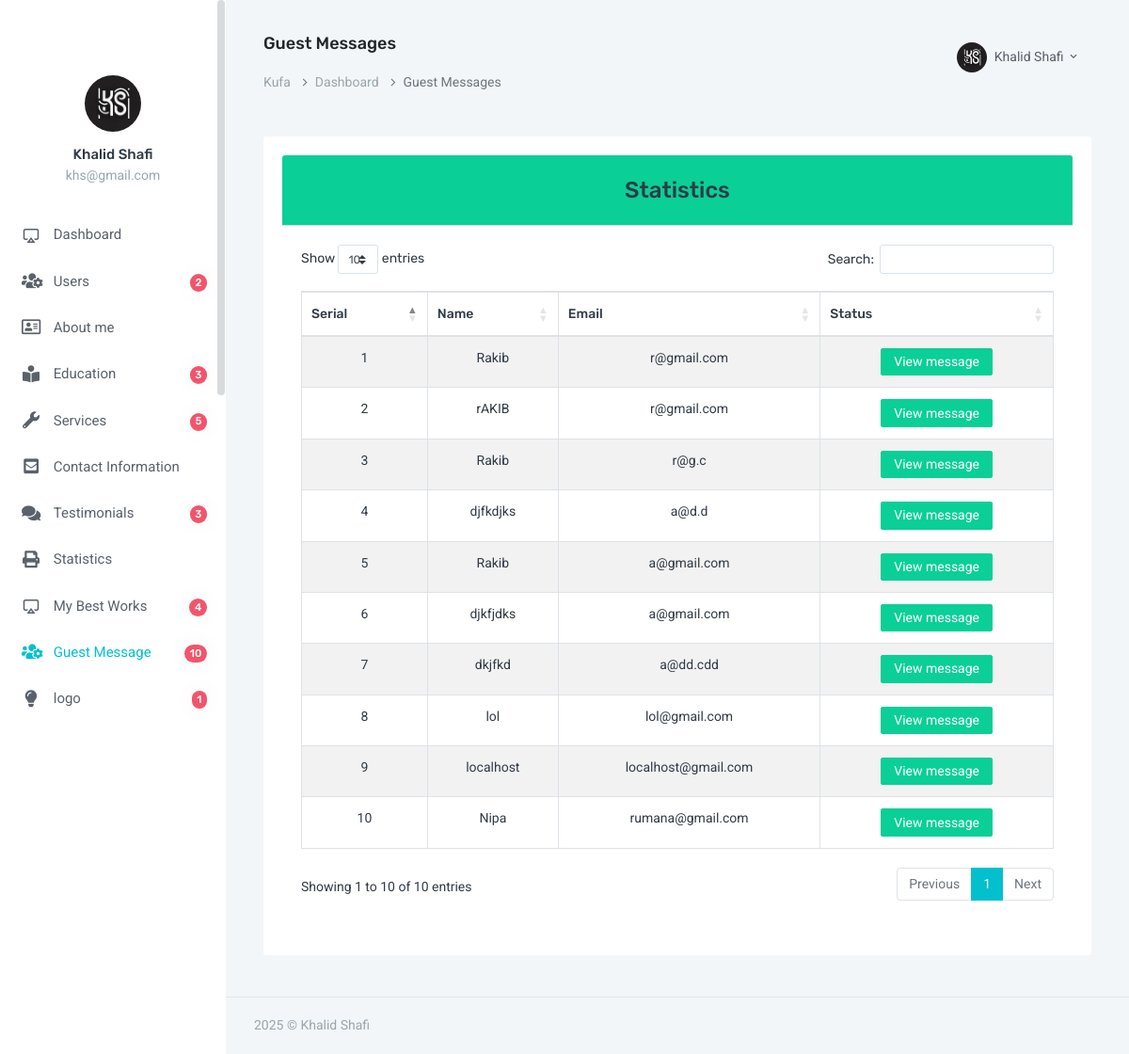
Page /admin/all_guest_message.php (signed in) on the committed database.
### tables this page shows
CREATE TABLE `users` (
  `id` int(3) NOT NULL,
  `fname` varchar(100) NOT NULL,
  `email` varchar(100) NOT NULL,
  `password` varchar(255) NOT NULL,
  `status` int(1) NOT NULL DEFAULT 1,
  `photo` varchar(100) NOT NULL DEFAULT 'default.png'
);

CREATE TABLE `guest_messages` (
  `id` int(11) NOT NULL,
  `name` varchar(100) NOT NULL,
  `email` varchar(80) NOT NULL,
  `message` text NOT NULL,
  `status` int(11) NOT NULL DEFAULT 1
);

### admin/all_guest_message.php (the view, shortened to what this page needs)
<?php
$title = "Guest Messages";
require_once "header.php";
require_once "db.php";
$result = $dbcon -> query('SELECT * FROM guest_messages');
?>
<div class="card text-dark mb-3">
		<div class="card-header bg-success text-center"><h3>Statistics</h3></div>
		  <div class="card-body">
						<table id="example" class="table table-bordered table-striped text-center mx-auto" >
							<thead>
								<tr>
									<th>Serial</th>
									<th>Name</th>
									<th>Email</th>
									<th>Status</th>
								</tr>
							</thead>
							<tbody>
							<?php
							$serial = 1;
							foreach($result as $row){ ?>
								<tr class="<?=$row['status']==1?'bg-info':''?>">
									<td><?=$serial++?></td>
									<td><?=$row['name']?></td>
									<td><?=$row['email']?></td>
									<td>
										<div class="btn-group">
											<a class="btn btn-sm btn-success" href="view.php?id=<?=base64_encode($row['id'])?>">View message</a>
										</div>
									</td>
								</tr>
							<?php } ?>
							</tbody>
						</table>
					</div>
				</div>
<?php
    require_once "footer.php";
?>

### admin/header.php (shortened to what this page needs)
<?php require_once "db.php"; ?>
<!doctype html>
<html lang="en">
<head>
        <link rel="stylesheet" href="https://cdnjs.cloudflare.com/ajax/libs/twitter-bootstrap/4.1.3/css/bootstrap.css">
        <link rel="stylesheet" href="https://cdn.datatables.net/1.10.20/css/dataTables.bootstrap4.min.css">
        <link href="assets/css/bootstrap.min.css" rel="stylesheet" type="text/css" />
        <link href="assets/css/icons.css" rel="stylesheet" type="text/css" />
        <link rel="stylesheet" href="../front_end_assets/css/fontawesome-all.min.css">
        <link href="assets/css/metismenu.min.css" rel="stylesheet" type="text/css" />
        <link href="assets/css/style.css" rel="stylesheet" type="text/css" />
    </head>
    <body>
        <div id="wrapper">
            <div class="left side-menu">
                <div class="slimscroll-menu" id="remove-scroll">
                    <div class="user-box">
                        <div class="user-img">
                <?php
                    $email_for_photo = $_SESSION['user_email'];
                    $query_for_photo = $dbcon->query( "SELECT photo FROM users WHERE email='$email_for_photo'");
                    $photo_from_db   = $query_for_photo -> fetch_assoc();
                 ?>
                            <img src="image/users/<?=$photo_from_db['photo']?>" alt="user-img" title="Mat Helme" class="rounded-circle img-fluid">
                        </div>
                        <h5><a href="#"><?= $_SESSION['user_name']?></a> </h5>
                        <p class="text-muted"><?=$_SESSION['user_email']?></p>
                    </div>
                    <div id="sidebar-menu">
                        <ul class="metismenu" id="side-menu">
                            <li>
                                <a href="index.php">
                                    <i class="fi-air-play"></i> <span> Dashboard </span>
                                </a>
                            </li>
                            <li>
                                <a href="users.php"><i class="fas fa-users-cog"></i>
                                    <span class="badge badge-danger badge-pill float-right">
                                        <?php
                                        $result = $dbcon->query("SELECT COUNT(*) AS total_users FROM users");
                                        $row = $result->fetch_assoc();
                                        echo $row['total_users'];
                                        ?>
                                    </span>
                                    <span> Users </span>
                                </a>
                            </li>
                            <li>
                                <a href="javascript: void(0);"><i class="far fa-address-card"></i>  <span> About me </span></a>
                            </li>
                            <li>
                                <a href="javascript: void(0);"><i class="fas fa-book-reader"></i>
                                    <span class="badge badge-danger badge-pill float-right">
                                        <?php
                                        $education_result = $dbcon->query("SELECT COUNT(*) AS total_field FROM education_informations");
                                        $education_row = $education_result->fetch_assoc();
                                        echo $education_row['total_field'];
                                        ?>
                                    </span>
                                <span> Education </span></a>
                            </li>
                            <li>
                                <a href="javascript: void(0);"><i class="fas fa-wrench"></i>
                                    <span class="badge badge-danger badge-pill float-right">
                                        <?php
                                        $services_result = $dbcon->query("SELECT COUNT(*) AS total_field FROM services");
                                        $services_row = $services_result->fetch_assoc();
                                        echo $services_row['total_field'];
                                        ?>
                                    </span>
                                    <span> Services </span></a>
                            </li>
                            <li>
                                <a href="javascript: void(0);"><i class="fas fa-envelope-square"></i> <span> Contact Information</span></a>
                            </li>
                            <li>
                                <a href="javascript: void(0);"><i class="fas fa-comments"></i>
                                    <span class="badge badge-danger badge-pill float-right">
                                        <?php
                                        $testimonial_result = $dbcon->query("SELECT COUNT(*) AS total_field FROM testimonials");
                                        $testimonial_row = $testimonial_result->fetch_assoc();
                                        echo $testimonial_row['total_field'];
                                        ?>
                                    </span>
                                    <span> Testimonials</span></a>
                            </li>
                            <li>
                                <a href="javascript: void(0);"><i class="fas fa-print"></i><span> Statistics</span></a>
                            </li>
                            <li>
                                <a href="javascript: void(0);"><i class="fi-air-play"></i>
                                    <span class="badge badge-danger badge-pill float-right">
                                        <?php
                                        $best_works_result = $dbcon->query("SELECT COUNT(*) AS total_field FROM my_best_works");
                                        $best_works_row = $best_works_result->fetch_assoc();
                                        echo $best_works_row['total_field'];
                                        ?>
                                    </span>
                                    <span> My Best Works</span></a>
                            </li>
                            <li>
                                <a href="all_guest_message.php">
                                    <i class="fas fa-users-cog"></i>
                                    <span class="badge badge-danger badge-pill float-right">
                                        <?php
                                        $guest_message_result = $dbcon->query("SELECT COUNT(*) AS total_field FROM guest_messages");
                                        $guest_message_row = $guest_message_result->fetch_assoc();
                                        echo $guest_message_row['total_field'];
                                        ?>
                                    </span>
                                     <span> Guest Message</span>
                                </a>
                            </li>
                            <li>
                                <a href="javascript: void(0);"><i class="fas fa-lightbulb"></i>
                                    <span class="badge badge-danger badge-pill float-right">
                                        <?php
                                        $logo_result = $dbcon->query("SELECT COUNT(*) AS total_field FROM logo");
                                        $logo_row = $logo_result->fetch_assoc();
                                        echo $logo_row['total_field'];
                                        ?>
                                    </span>
                                    <span> logo</span></a>
                            </li>
                        </ul>
                    </div>
                </div>
            </div>
            <div class="content-page">
                <div class="topbar">
                    <nav class="navbar-custom">
                        <ul class="list-unstyled topbar-right-menu float-right mb-0">
                            <li class="dropdown notification-list">
                                <a class="nav-link dropdown-toggle nav-user" data-toggle="dropdown" href="#" role="button"
                                   aria-haspopup="false" aria-expanded="false">
                                    <img src="image/users/<?=$photo_from_db['photo']?>" alt="user" class="rounded-circle"> <span class="ml-1"><?=$_SESSION['user_name']?> <i class="mdi mdi-chevron-down"></i> </span>
                                </a>
                            </li>
                        </ul>
                        <ul class="list-inline menu-left mb-0">
                            <li>
                                <h4 class="page-title-main"><?=$title?></h4>
                                <ol class="breadcrumb">
                                    <li class="breadcrumb-item"><a href="../index.php">Kufa</a></li>
                                    <li class="breadcrumb-item"><a href="index.php">Dashboard</a></li>
                                    <li class="breadcrumb-item active"><?=$title?></li>
                                </ol>
                            </li>
                        </ul>
                    </nav>
                </div>
                <div class="content">
                    <div class="container-fluid">
                        <div class="row">
                            <div class="col-12">
                                <div class="card-box">

### rows in the picture
users: photo (picture)
guest_messages: name "Rakib", email "r@gmail.com"
guest_messages: name "rAKIB", email "r@gmail.com"
guest_messages: name "Rakib", email "r@g.c"
guest_messages: name "djfkdjks", email "a@d.d"
guest_messages: name "Rakib", email "a@gmail.com"
guest_messages: name "djkfjdks", email "a@gmail.com"
guest_messages: name "dkjfkd", email "a@dd.cdd"
guest_messages: name "lol", email "lol@gmail.com"
guest_messages: name "localhost", email "localhost@gmail.com"
guest_messages: name "Nipa", email "rumana@gmail.com"

### other values in the picture
$_SESSION['user_name'] "Khalid Shafi"
$_SESSION['user_email'] "khs@gmail.com"
$row['total_users'] "2"
$education_row['total_field'] "3"
$services_row['total_field'] "5"
$testimonial_row['total_field'] "3"
$best_works_row['total_field'] "4"
$guest_message_row['total_field'] "10"
$logo_row['total_field'] "1"
$title "Guest Messages"
